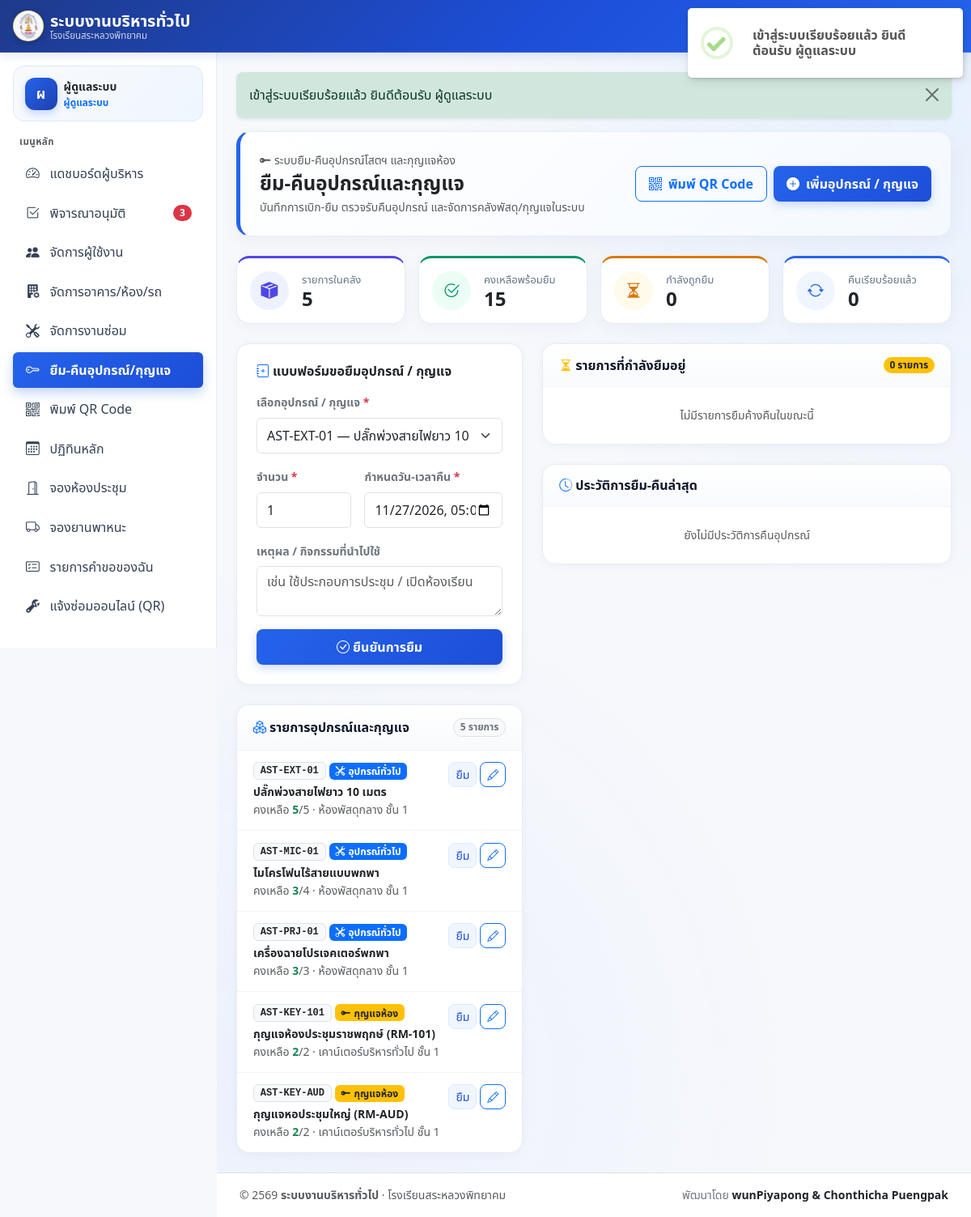
The page /assets_borrow.php (signed in) on the database its author committed.
### tables this page shows
CREATE TABLE users (
    id INT UNSIGNED AUTO_INCREMENT PRIMARY KEY,
    user_type ENUM('internal', 'external') NOT NULL DEFAULT 'internal',
    role ENUM('user', 'external_user', 'head', 'vice_director', 'director', 'staff', 'admin') NOT NULL DEFAULT 'user',
    username VARCHAR(100) NOT NULL,
    staff_id VARCHAR(50) NULL,
    password_hash VARCHAR(255) NOT NULL,
    full_name VARCHAR(150) NOT NULL,
    position_title VARCHAR(150) NULL,
    department VARCHAR(150) NULL,
    organization VARCHAR(200) NULL,
    phone VARCHAR(30) NULL,
    email VARCHAR(150) NOT NULL,
    line_user_id VARCHAR(100) NULL,
    is_active TINYINT(1) NOT NULL DEFAULT 1,
    created_at DATETIME NOT NULL DEFAULT CURRENT_TIMESTAMP,
    updated_at DATETIME NOT NULL DEFAULT CURRENT_TIMESTAMP ON UPDATE CURRENT_TIMESTAMP,
    UNIQUE KEY uq_users_username (username),
    UNIQUE KEY uq_users_staff_id (staff_id),
    UNIQUE KEY uq_users_email (email),
    KEY idx_users_role_active (role, is_active),
    KEY idx_users_type (user_type)
);

CREATE TABLE assets (
    id INT UNSIGNED AUTO_INCREMENT PRIMARY KEY,
    asset_code VARCHAR(30) NOT NULL,
    name VARCHAR(150) NOT NULL,
    category ENUM('equipment', 'key', 'av', 'other') NOT NULL DEFAULT 'equipment',
    room_id INT UNSIGNED NULL,
    location VARCHAR(150) NULL,
    total_stock INT UNSIGNED NOT NULL DEFAULT 1,
    available_stock INT UNSIGNED NOT NULL DEFAULT 1,
    description TEXT NULL,
    is_active TINYINT(1) NOT NULL DEFAULT 1,
    created_at DATETIME NOT NULL DEFAULT CURRENT_TIMESTAMP,
    updated_at DATETIME NOT NULL DEFAULT CURRENT_TIMESTAMP ON UPDATE CURRENT_TIMESTAMP,
    UNIQUE KEY uq_assets_code (asset_code),
    KEY idx_assets_cat_active (category, is_active),
    CONSTRAINT chk_assets_stock CHECK (available_stock <= total_stock),
    CONSTRAINT fk_assets_room FOREIGN KEY (room_id) REFERENCES rooms(id) ON DELETE SET NULL
);

### assets_borrow.php (the view, shortened to what the rows shown need)
<?php
require_once __DIR__ . '/includes/auth.php';
$user = require_role(INTERNAL_ROLES);
$pdo = get_pdo();
$activeNav = 'assets_borrow';
$isManager = has_role([ROLE_STAFF, ROLE_ADMIN], $user);
$categoryLabels = [
    'equipment' => ['label' => 'อุปกรณ์ทั่วไป',   'icon' => 'bi-tools',          'badge' => 'text-bg-primary'],
    'key'       => ['label' => 'กุญแจห้อง',      'icon' => 'bi-key-fill',       'badge' => 'text-bg-warning text-dark'],
    'av'        => ['label' => 'โสตทัศนูปกรณ์',  'icon' => 'bi-speaker-fill',   'badge' => 'text-bg-info text-dark'],
    'other'     => ['label' => 'อื่น ๆ',          'icon' => 'bi-box-seam-fill',  'badge' => 'text-bg-secondary'],
];
$assets = $pdo->query(
    'SELECT a.*, r.room_code, r.name AS room_name
     FROM assets a
     LEFT JOIN rooms r ON r.id = a.room_id
     ORDER BY a.is_active DESC, a.category ASC, a.asset_code ASC'
)->fetchAll();
require __DIR__ . '/includes/layout_header.php';
?>
<div class="welcome-card p-3 p-md-4 mb-4">
    <div class="d-flex flex-column flex-md-row align-items-md-center justify-content-between gap-3">
        <div class="min-w-0">
            <h1 class="h4 fw-bold text-dark mb-1" data-testid="assets-borrow-heading">ยืม-คืนอุปกรณ์และกุญแจ</h1>
        </div>
    </div>
</div>
<div class="row g-4">
    <div class="col-12 col-lg-5">
        <div class="spotlight-card p-4 mb-4">
            <h2 class="h6 fw-bold text-dark mb-3">
                <i class="bi bi-journal-plus text-primary me-1"></i>แบบฟอร์มขอยืมอุปกรณ์ / กุญแจ
            </h2>
        </div>
        <div class="spotlight-card">
            <div class="spotlight-header">
                <h2 class="h6 fw-bold mb-0"><i class="bi bi-boxes text-primary me-1"></i>รายการอุปกรณ์และกุญแจ</h2>
            </div>
            <?php if (empty($assets)): ?>
                <div class="p-4 text-center text-muted small">ยังไม่มีข้อมูลอุปกรณ์หรือกุญแจในระบบ</div>
            <?php else: ?>
                <?php foreach ($assets as $ast):
                    $cat = $categoryLabels[$ast['category']] ?? $categoryLabels['other'];
                    $isAstActive = ((int)$ast['is_active'] === 1);
                    $avail = (int)$ast['available_stock'];
                    $tot = (int)$ast['total_stock'];
                    $astJson = [
                        'id'          => (int)$ast['id'],
                        'asset_code'  => (string)$ast['asset_code'],
                        'name'        => (string)$ast['name'],
                        'category'    => (string)$ast['category'],
                        'room_id'     => (int)($ast['room_id'] ?? 0),
                        'location'    => (string)($ast['location'] ?? ''),
                        'total_stock' => $tot,
                        'description' => (string)($ast['description'] ?? ''),
                    ];
                ?>
                    <div class="role-queue-item d-flex align-items-start justify-content-between gap-2">
                        <div class="min-w-0 flex-grow-1">
                            <div class="d-flex flex-wrap align-items-center gap-1 mb-1">
                                <span class="badge text-bg-light border text-dark font-monospace"><?= e($ast['asset_code']) ?></span>
                                <span class="badge <?= e($cat['badge']) ?>"><i class="bi <?= e($cat['icon']) ?> me-1"></i><?= e($cat['label']) ?></span>
                            </div>
                            <div class="fw-semibold text-dark small"><?= e($ast['name']) ?></div>
                            <div class="small text-muted">
                                คงเหลือ <strong class="<?= $avail > 0 ? 'text-success' : 'text-danger' ?>"><?= $avail ?></strong>/<?= $tot ?>
                                <?php if (!empty($ast['location']) || !empty($ast['room_name'])): ?>
                                    · <?= e($ast['location'] ?: $ast['room_name']) ?>
                                <?php endif; ?>
                            </div>
                        </div>
                        <div class="d-flex flex-wrap align-items-center gap-1 flex-shrink-0">
                            <?php if ($isAstActive && $avail > 0): ?>
                                <button type="button"
                                        class="btn btn-sm btn-soft-primary rounded-3 px-2 btn-pick-asset"
                                        data-pick-asset-id="<?= (int)$ast['id'] ?>"
                                        title="เลือกยืมรายการนี้">
                                    ยืม
                                </button>
                            <?php endif; ?>
                            <?php if ($isManager): ?>
                                <button type="button"
                                        class="btn btn-sm btn-outline-primary rounded-3 px-2 btn-edit-asset"
                                        data-json="<?= e((string)json_encode($astJson, JSON_UNESCAPED_UNICODE | JSON_UNESCAPED_SLASHES)) ?>"
                                        title="แก้ไข">
                                    <i class="bi bi-pencil"></i>
                                </button>
                            <?php endif; ?>
                        </div>
                    </div>
                <?php endforeach; ?>
            <?php endif; ?>
        </div>
    </div>
    <div class="col-12 col-lg-7">
        <div class="spotlight-card mb-4">
            <div class="spotlight-header">
                <h2 class="h6 fw-bold mb-0"><i class="bi bi-hourglass-split text-warning me-1"></i>รายการที่กำลังยืมอยู่</h2>
            </div>
        </div>
        <div class="spotlight-card">
            <div class="spotlight-header">
                <h2 class="h6 fw-bold mb-0"><i class="bi bi-clock-history text-primary me-1"></i>ประวัติการยืม-คืนล่าสุด</h2>
            </div>
        </div>
    </div>
</div>
<?php require __DIR__ . '/includes/layout_footer.php'; ?>

### includes/layout_header.php (shortened to what the rows shown need)
<?php
$user = function_exists('current_user') ? current_user() : null;
$currentScript = basename((string)($_SERVER['PHP_SELF'] ?? ''), '.php');
$activeKey = $activeNav ?? $currentScript;
$showSidebar = ($user !== null) && empty($hideSidebar);
$menuItems = ($showSidebar && function_exists('nav_items')) ? nav_items($user) : [];
$roleLabels = defined('ROLE_LABELS') ? ROLE_LABELS : [
    'user'          => 'บุคลากรภายใน',
    'external_user' => 'บุคคลภายนอก',
    'head'          => 'หัวหน้างาน',
    'vice_director' => 'รองผู้อำนวยการ',
    'director'      => 'ผู้อำนวยการ',
    'staff'         => 'เจ้าหน้าที่บริหาร/ช่าง',
    'admin'         => 'ผู้ดูแลระบบ',
];
$roleCode = (string)($user['role'] ?? '');
$roleDisplay = $roleLabels[$roleCode] ?? $roleCode;
$isSidebarScrollable = ($roleCode === 'admin') || (count($menuItems) > 9);
$userDisplayName = (string)($user['full_name'] ?? $user['username'] ?? '');
$userInitial = $userDisplayName !== '' ? mb_substr($userDisplayName, 0, 1, 'UTF-8') : 'U';
?>
<!DOCTYPE html>
<html lang="th">
<head>
    <link rel="stylesheet" href="<?= e(app_url('/assets/vendor/bootstrap/bootstrap.min.css')) ?>">
    <link rel="stylesheet" href="<?= e(app_url('/assets/vendor/bootstrap/bootstrap-icons.min.css')) ?>">
    <link rel="stylesheet" href="<?= e(app_url('/assets/css/app.css')) ?>">
</head>
<body class="d-flex flex-column min-vh-100<?= $showSidebar ? ' has-sidebar' : '' ?><?= !empty($bodyClass) ? ' ' . e($bodyClass) : '' ?>">
<div class="app-shell flex-grow-1<?= $showSidebar ? ' d-lg-flex' : '' ?>">
    <?php if ($showSidebar): ?>
        <aside class="offcanvas-lg offcanvas-start app-sidebar no-print <?= $isSidebarScrollable ? 'is-scrollable' : 'is-locked' ?>"
               tabindex="-1"
               id="appSidebar"
               aria-labelledby="appSidebarLabel"
               data-testid="sidebar-nav">
            <div class="offcanvas-body flex-column p-3">
                <div class="sidebar-user-card d-none d-lg-flex align-items-center gap-2 mb-3">
                    <span class="sidebar-user-avatar"><?= e($userInitial) ?></span>
                    <div class="min-w-0">
                        <div class="fw-bold text-dark text-truncate small"><?= e($userDisplayName) ?></div>
                        <div class="text-primary fw-semibold" style="font-size: 0.74rem;"><?= e($roleDisplay) ?></div>
                    </div>
                </div>
                <div class="text-uppercase text-muted fw-semibold px-2 mb-2 d-none d-lg-block" style="font-size: 0.72rem; letter-spacing: 0.04em;">เมนูหลัก</div>
                <nav class="nav nav-pills flex-column gap-1 w-100" aria-label="เมนูหลัก">
                    <?php foreach ($menuItems as $item):
                        $href = (string)($item['href'] ?? '#');
                        $itemKey = (string)($item['key'] ?? basename($href, '.php'));
                        $isActive = ($activeKey === $itemKey) || ($currentScript === basename($href, '.php'));
                        $testId = (string)($item['testid'] ?? ('nav-' . str_replace('_', '-', $itemKey)));
                    ?>
                        <a href="<?= e($href) ?>"
                           class="nav-link app-nav-link<?= $isActive ? ' active' : '' ?>"
                           <?= $isActive ? 'aria-current="page"' : '' ?>
                           data-testid="<?= e($testId) ?>">
                            <?php if (!empty($item['icon'])): ?>
                                <i class="bi <?= e((string)$item['icon']) ?>"></i>
                            <?php endif; ?>
                            <span class="flex-grow-1"><?= e((string)($item['label'] ?? $itemKey)) ?></span>
                            <?php if (!empty($item['badge'])): ?>
                                <span class="badge rounded-pill <?= $isActive ? 'text-bg-light text-primary' : 'text-bg-danger' ?>">
                                    <?= e((string)$item['badge']) ?>
                                </span>
                            <?php endif; ?>
                        </a>
                    <?php endforeach; ?>
                </nav>
            </div>
        </aside>
    <?php endif; ?>
    <main class="flex-grow-1 min-w-0 p-3 p-md-4 app-main" data-testid="main-content">

### rows shown on the page
users: full_name "ผ", full_name "ผู้ดูแลระบบ", role "ผู้ดูแลระบบ"
assets: asset_code "AST-EXT-01", category "อุปกรณ์ทั่วไป", name "ปลั๊กพ่วงสายไฟยาว 10 เมตร", available_stock "5", total_stock "5", location "ห้องพัสดุกลาง ชั้น 1"
assets: asset_code "AST-MIC-01", category "อุปกรณ์ทั่วไป", name "ไมโครโฟนไร้สายแบบพกพา", available_stock "3", total_stock "4", location "ห้องพัสดุกลาง ชั้น 1"
assets: asset_code "AST-PRJ-01", category "อุปกรณ์ทั่วไป", name "เครื่องฉายโปรเจคเตอร์พกพา", available_stock "3", total_stock "3", location "ห้องพัสดุกลาง ชั้น 1"
assets: asset_code "AST-KEY-101", category "กุญแจห้อง", name "กุญแจห้องประชุมราชพฤกษ์ (RM-101)", available_stock "2", total_stock "2", location "เคาน์เตอร์บริหารทั่วไป ชั้น 1"
assets: asset_code "AST-KEY-AUD", category "กุญแจห้อง", name "กุญแจหอประชุมใหญ่ (RM-AUD)", available_stock "2", total_stock "2", location "เคาน์เตอร์บริหารทั่วไป ชั้น 1"

### other values the page prints
$appName "ระบบงานบริหารทั่วไป"
$appOrgName "โรงเรียนสระหลวงพิทยาคม"
$item['label'] "แดชบอร์ดผู้บริหาร"
$item['label'] "พิจารณาอนุมัติ"
$item['badge'] "3"
$item['label'] "จัดการผู้ใช้งาน"
$item['label'] "จัดการอาคาร/ห้อง/รถ"
$item['label'] "จัดการงานซ่อม"
$item['label'] "ยืม-คืนอุปกรณ์/กุญแจ"
$item['label'] "พิมพ์ QR Code"
$item['label'] "ปฏิทินหลัก"
$item['label'] "จองห้องประชุม"
$item['label'] "จองยานพาหนะ"
$item['label'] "รายการคำขอของฉัน"
$item['label'] "แจ้งซ่อมออนไลน์ (QR)"
